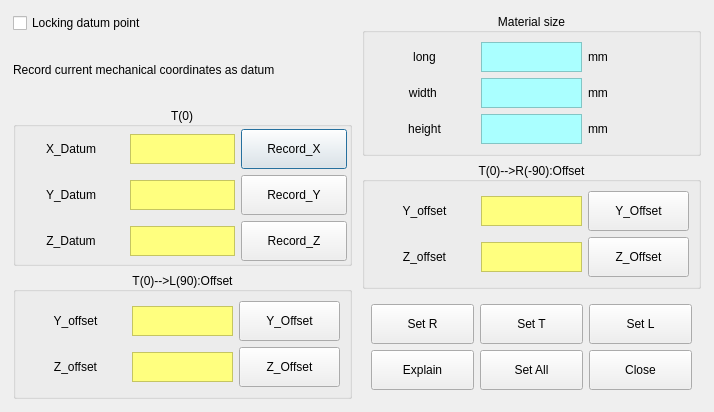
<?xml version="1.0" encoding="UTF-8"?>
<ui version="4.0">
 <class>Datum_parameter</class>
 <widget class="QDialog" name="Datum_parameter">
  <property name="geometry">
   <rect>
    <x>0</x>
    <y>0</y>
    <width>714</width>
    <height>404</height>
   </rect>
  </property>
  <property name="windowTitle">
   <string>Dialog</string>
  </property>
  <layout class="QHBoxLayout" name="horizontalLayout">
   <item>
    <widget class="QWidget" name="widget_2" native="true">
     <layout class="QVBoxLayout" name="verticalLayout_3">
      <property name="margin">
       <number>2</number>
      </property>
      <item>
       <widget class="QCheckBox" name="checkBox">
        <property name="text">
         <string>Locking datum point</string>
        </property>
       </widget>
      </item>
      <item>
       <widget class="QLabel" name="label_4">
        <property name="text">
         <string>Record current mechanical coordinates as datum</string>
        </property>
       </widget>
      </item>
      <item>
       <widget class="QGroupBox" name="record_b">
        <property name="title">
         <string>T(0)</string>
        </property>
        <property name="alignment">
         <set>Qt::AlignCenter</set>
        </property>
        <layout class="QGridLayout" name="gridLayout">
         <property name="margin">
          <number>2</number>
         </property>
         <item row="1" column="1">
          <widget class="QFrame" name="lab_recordy">
           <property name="maximumSize">
            <size>
             <width>16777215</width>
             <height>30</height>
            </size>
           </property>
           <property name="styleSheet">
            <string notr="true">background-color: rgb(255, 255, 127);</string>
           </property>
           <property name="frameShape">
            <enum>QFrame::StyledPanel</enum>
           </property>
           <property name="frameShadow">
            <enum>QFrame::Raised</enum>
           </property>
          </widget>
         </item>
         <item row="0" column="1">
          <widget class="QFrame" name="lab_recordx">
           <property name="maximumSize">
            <size>
             <width>16777215</width>
             <height>30</height>
            </size>
           </property>
           <property name="styleSheet">
            <string notr="true">background-color: rgb(255, 255, 127);</string>
           </property>
           <property name="frameShape">
            <enum>QFrame::StyledPanel</enum>
           </property>
           <property name="frameShadow">
            <enum>QFrame::Raised</enum>
           </property>
          </widget>
         </item>
         <item row="0" column="0">
          <widget class="QLabel" name="label">
           <property name="text">
            <string>X_Datum</string>
           </property>
           <property name="alignment">
            <set>Qt::AlignCenter</set>
           </property>
          </widget>
         </item>
         <item row="0" column="2">
          <widget class="QPushButton" name="btn_recordX">
           <property name="minimumSize">
            <size>
             <width>0</width>
             <height>40</height>
            </size>
           </property>
           <property name="text">
            <string>Record_X</string>
           </property>
          </widget>
         </item>
         <item row="1" column="0">
          <widget class="QLabel" name="label_2">
           <property name="text">
            <string>Y_Datum</string>
           </property>
           <property name="alignment">
            <set>Qt::AlignCenter</set>
           </property>
          </widget>
         </item>
         <item row="1" column="2">
          <widget class="QPushButton" name="btn_recordY">
           <property name="minimumSize">
            <size>
             <width>0</width>
             <height>40</height>
            </size>
           </property>
           <property name="text">
            <string>Record_Y</string>
           </property>
          </widget>
         </item>
         <item row="2" column="0">
          <widget class="QLabel" name="label_3">
           <property name="text">
            <string>Z_Datum</string>
           </property>
           <property name="alignment">
            <set>Qt::AlignCenter</set>
           </property>
          </widget>
         </item>
         <item row="2" column="1">
          <widget class="QFrame" name="lab_recordz">
           <property name="maximumSize">
            <size>
             <width>16777215</width>
             <height>30</height>
            </size>
           </property>
           <property name="styleSheet">
            <string notr="true">background-color: rgb(255, 255, 127);</string>
           </property>
           <property name="frameShape">
            <enum>QFrame::StyledPanel</enum>
           </property>
           <property name="frameShadow">
            <enum>QFrame::Raised</enum>
           </property>
          </widget>
         </item>
         <item row="2" column="2">
          <widget class="QPushButton" name="btn_recordZ">
           <property name="minimumSize">
            <size>
             <width>0</width>
             <height>40</height>
            </size>
           </property>
           <property name="text">
            <string>Record_Z</string>
           </property>
          </widget>
         </item>
        </layout>
       </widget>
      </item>
      <item>
       <widget class="QGroupBox" name="record_c">
        <property name="title">
         <string>T(0)--&gt;L(90):Offset</string>
        </property>
        <property name="alignment">
         <set>Qt::AlignCenter</set>
        </property>
        <layout class="QGridLayout" name="gridLayout_3">
         <item row="0" column="2">
          <widget class="QPushButton" name="btn_recordY_c">
           <property name="minimumSize">
            <size>
             <width>0</width>
             <height>40</height>
            </size>
           </property>
           <property name="text">
            <string>Y_Offset</string>
           </property>
          </widget>
         </item>
         <item row="0" column="0">
          <widget class="QLabel" name="label_7">
           <property name="text">
            <string>Y_offset</string>
           </property>
           <property name="alignment">
            <set>Qt::AlignCenter</set>
           </property>
          </widget>
         </item>
         <item row="0" column="1">
          <widget class="QFrame" name="lab_recordy_c">
           <property name="maximumSize">
            <size>
             <width>16777215</width>
             <height>30</height>
            </size>
           </property>
           <property name="styleSheet">
            <string notr="true">background-color: rgb(255, 255, 127);</string>
           </property>
           <property name="frameShape">
            <enum>QFrame::StyledPanel</enum>
           </property>
           <property name="frameShadow">
            <enum>QFrame::Raised</enum>
           </property>
          </widget>
         </item>
         <item row="1" column="0">
          <widget class="QLabel" name="label_8">
           <property name="text">
            <string>Z_offset</string>
           </property>
           <property name="alignment">
            <set>Qt::AlignCenter</set>
           </property>
          </widget>
         </item>
         <item row="1" column="1">
          <widget class="QFrame" name="lab_recordz_c">
           <property name="maximumSize">
            <size>
             <width>16777215</width>
             <height>30</height>
            </size>
           </property>
           <property name="styleSheet">
            <string notr="true">background-color: rgb(255, 255, 127);</string>
           </property>
           <property name="frameShape">
            <enum>QFrame::StyledPanel</enum>
           </property>
           <property name="frameShadow">
            <enum>QFrame::Raised</enum>
           </property>
          </widget>
         </item>
         <item row="1" column="2">
          <widget class="QPushButton" name="btn_recordZ_c">
           <property name="minimumSize">
            <size>
             <width>0</width>
             <height>40</height>
            </size>
           </property>
           <property name="text">
            <string>Z_Offset</string>
           </property>
          </widget>
         </item>
        </layout>
       </widget>
      </item>
     </layout>
    </widget>
   </item>
   <item>
    <widget class="QWidget" name="widget" native="true">
     <layout class="QVBoxLayout" name="verticalLayout_2">
      <property name="spacing">
       <number>6</number>
      </property>
      <property name="margin">
       <number>2</number>
      </property>
      <item>
       <widget class="QGroupBox" name="groupBox_6">
        <property name="title">
         <string>Material size</string>
        </property>
        <property name="alignment">
         <set>Qt::AlignCenter</set>
        </property>
        <layout class="QGridLayout" name="gridLayout_4">
         <item row="0" column="2">
          <widget class="QLabel" name="label_17">
           <property name="text">
            <string>mm</string>
           </property>
          </widget>
         </item>
         <item row="1" column="2">
          <widget class="QLabel" name="label_22">
           <property name="text">
            <string>mm</string>
           </property>
          </widget>
         </item>
         <item row="2" column="2">
          <widget class="QLabel" name="label_25">
           <property name="text">
            <string>mm</string>
           </property>
          </widget>
         </item>
         <item row="1" column="0">
          <widget class="QLabel" name="label_18">
           <property name="text">
            <string>width </string>
           </property>
           <property name="alignment">
            <set>Qt::AlignCenter</set>
           </property>
          </widget>
         </item>
         <item row="0" column="0">
          <widget class="QLabel" name="label_20">
           <property name="text">
            <string>long</string>
           </property>
           <property name="alignment">
            <set>Qt::AlignCenter</set>
           </property>
          </widget>
         </item>
         <item row="2" column="0">
          <widget class="QLabel" name="label_23">
           <property name="text">
            <string>height</string>
           </property>
           <property name="alignment">
            <set>Qt::AlignCenter</set>
           </property>
          </widget>
         </item>
         <item row="0" column="1">
          <widget class="QFrame" name="set_Material_l">
           <property name="minimumSize">
            <size>
             <width>0</width>
             <height>30</height>
            </size>
           </property>
           <property name="styleSheet">
            <string notr="true">background-color: rgb(170, 255, 255);</string>
           </property>
           <property name="frameShape">
            <enum>QFrame::StyledPanel</enum>
           </property>
           <property name="frameShadow">
            <enum>QFrame::Raised</enum>
           </property>
          </widget>
         </item>
         <item row="1" column="1">
          <widget class="QFrame" name="set_Material_w">
           <property name="minimumSize">
            <size>
             <width>0</width>
             <height>30</height>
            </size>
           </property>
           <property name="styleSheet">
            <string notr="true">background-color: rgb(170, 255, 255);</string>
           </property>
           <property name="frameShape">
            <enum>QFrame::StyledPanel</enum>
           </property>
           <property name="frameShadow">
            <enum>QFrame::Raised</enum>
           </property>
          </widget>
         </item>
         <item row="2" column="1">
          <widget class="QFrame" name="set_Material_h">
           <property name="minimumSize">
            <size>
             <width>0</width>
             <height>30</height>
            </size>
           </property>
           <property name="styleSheet">
            <string notr="true">background-color: rgb(170, 255, 255);</string>
           </property>
           <property name="frameShape">
            <enum>QFrame::StyledPanel</enum>
           </property>
           <property name="frameShadow">
            <enum>QFrame::Raised</enum>
           </property>
          </widget>
         </item>
        </layout>
       </widget>
      </item>
      <item>
       <widget class="QGroupBox" name="record_a">
        <property name="title">
         <string>T(0)--&gt;R(-90):Offset</string>
        </property>
        <property name="alignment">
         <set>Qt::AlignCenter</set>
        </property>
        <layout class="QGridLayout" name="gridLayout_2">
         <item row="0" column="2">
          <widget class="QPushButton" name="btn_recordY_a">
           <property name="minimumSize">
            <size>
             <width>0</width>
             <height>40</height>
            </size>
           </property>
           <property name="text">
            <string>Y_Offset</string>
           </property>
          </widget>
         </item>
         <item row="0" column="0">
          <widget class="QLabel" name="label_5">
           <property name="text">
            <string>Y_offset</string>
           </property>
           <property name="alignment">
            <set>Qt::AlignCenter</set>
           </property>
          </widget>
         </item>
         <item row="0" column="1">
          <widget class="QFrame" name="lab_recordy_a">
           <property name="maximumSize">
            <size>
             <width>16777215</width>
             <height>30</height>
            </size>
           </property>
           <property name="styleSheet">
            <string notr="true">background-color: rgb(255, 255, 127);</string>
           </property>
           <property name="frameShape">
            <enum>QFrame::StyledPanel</enum>
           </property>
           <property name="frameShadow">
            <enum>QFrame::Raised</enum>
           </property>
          </widget>
         </item>
         <item row="1" column="0">
          <widget class="QLabel" name="label_6">
           <property name="text">
            <string>Z_offset</string>
           </property>
           <property name="alignment">
            <set>Qt::AlignCenter</set>
           </property>
          </widget>
         </item>
         <item row="1" column="1">
          <widget class="QFrame" name="lab_recordz_a">
           <property name="maximumSize">
            <size>
             <width>16777215</width>
             <height>30</height>
            </size>
           </property>
           <property name="styleSheet">
            <string notr="true">background-color: rgb(255, 255, 127);</string>
           </property>
           <property name="frameShape">
            <enum>QFrame::StyledPanel</enum>
           </property>
           <property name="frameShadow">
            <enum>QFrame::Raised</enum>
           </property>
          </widget>
         </item>
         <item row="1" column="2">
          <widget class="QPushButton" name="btn_recordZ_a">
           <property name="minimumSize">
            <size>
             <width>0</width>
             <height>40</height>
            </size>
           </property>
           <property name="text">
            <string>Z_Offset</string>
           </property>
          </widget>
         </item>
        </layout>
       </widget>
      </item>
      <item>
       <widget class="QWidget" name="widget_4" native="true">
        <layout class="QGridLayout" name="gridLayout_5">
         <item row="0" column="1">
          <widget class="QPushButton" name="btn_set_b">
           <property name="minimumSize">
            <size>
             <width>0</width>
             <height>40</height>
            </size>
           </property>
           <property name="text">
            <string>Set T</string>
           </property>
          </widget>
         </item>
         <item row="0" column="2">
          <widget class="QPushButton" name="btn_set_c">
           <property name="minimumSize">
            <size>
             <width>0</width>
             <height>40</height>
            </size>
           </property>
           <property name="text">
            <string>Set L</string>
           </property>
          </widget>
         </item>
         <item row="0" column="0">
          <widget class="QPushButton" name="btn_set_a">
           <property name="minimumSize">
            <size>
             <width>0</width>
             <height>40</height>
            </size>
           </property>
           <property name="text">
            <string>Set R</string>
           </property>
          </widget>
         </item>
         <item row="1" column="2">
          <widget class="QPushButton" name="btn_close">
           <property name="minimumSize">
            <size>
             <width>0</width>
             <height>40</height>
            </size>
           </property>
           <property name="text">
            <string>Close</string>
           </property>
          </widget>
         </item>
         <item row="1" column="1">
          <widget class="QPushButton" name="btn_setall">
           <property name="minimumSize">
            <size>
             <width>0</width>
             <height>40</height>
            </size>
           </property>
           <property name="text">
            <string>Set All</string>
           </property>
          </widget>
         </item>
         <item row="1" column="0">
          <widget class="QPushButton" name="btn_Explain">
           <property name="minimumSize">
            <size>
             <width>0</width>
             <height>40</height>
            </size>
           </property>
           <property name="text">
            <string>Explain</string>
           </property>
          </widget>
         </item>
        </layout>
       </widget>
      </item>
     </layout>
    </widget>
   </item>
  </layout>
 </widget>
 <resources/>
 <connections/>
</ui>
